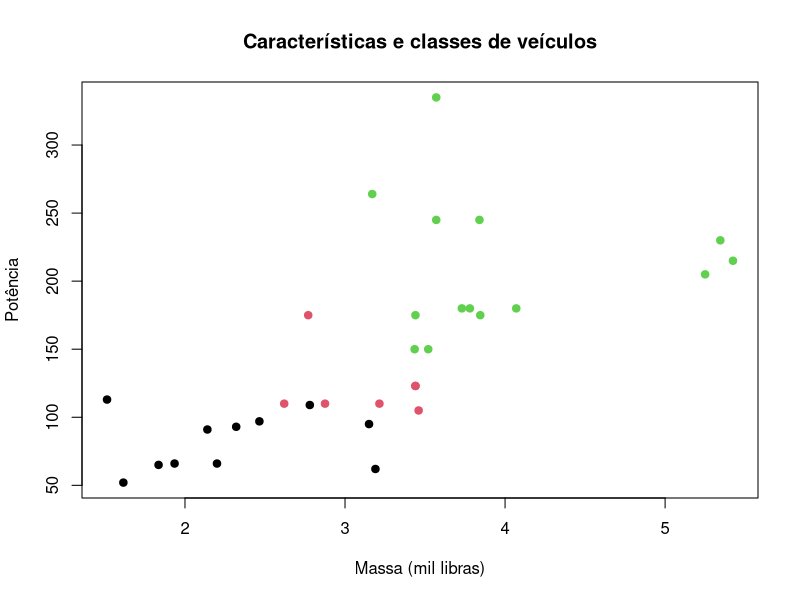

Generate this figure with R:
# Análise discriminante linear (LDA) ----

# Ajuste e resultados ----
if (!requireNamespace("MASS", quietly = TRUE)) install.packages("MASS")
library(MASS)
set.seed(2026)
d <- transform(mtcars, classe = factor(cyl))
i <- sample(seq_len(nrow(d)), 22)
ajuste <- lda(classe ~ wt + hp, data = d[i, ])
prev <- predict(ajuste, newdata = d[-i, ])
print(table(real = d$classe[-i], previsto = prev$class))

# Visualização e diagnóstico ----
plot(mtcars$wt, mtcars$hp, col = factor(mtcars$cyl), pch = 19, xlab = "Massa (mil libras)", ylab = "Potência", main = "Características e classes de veículos")
